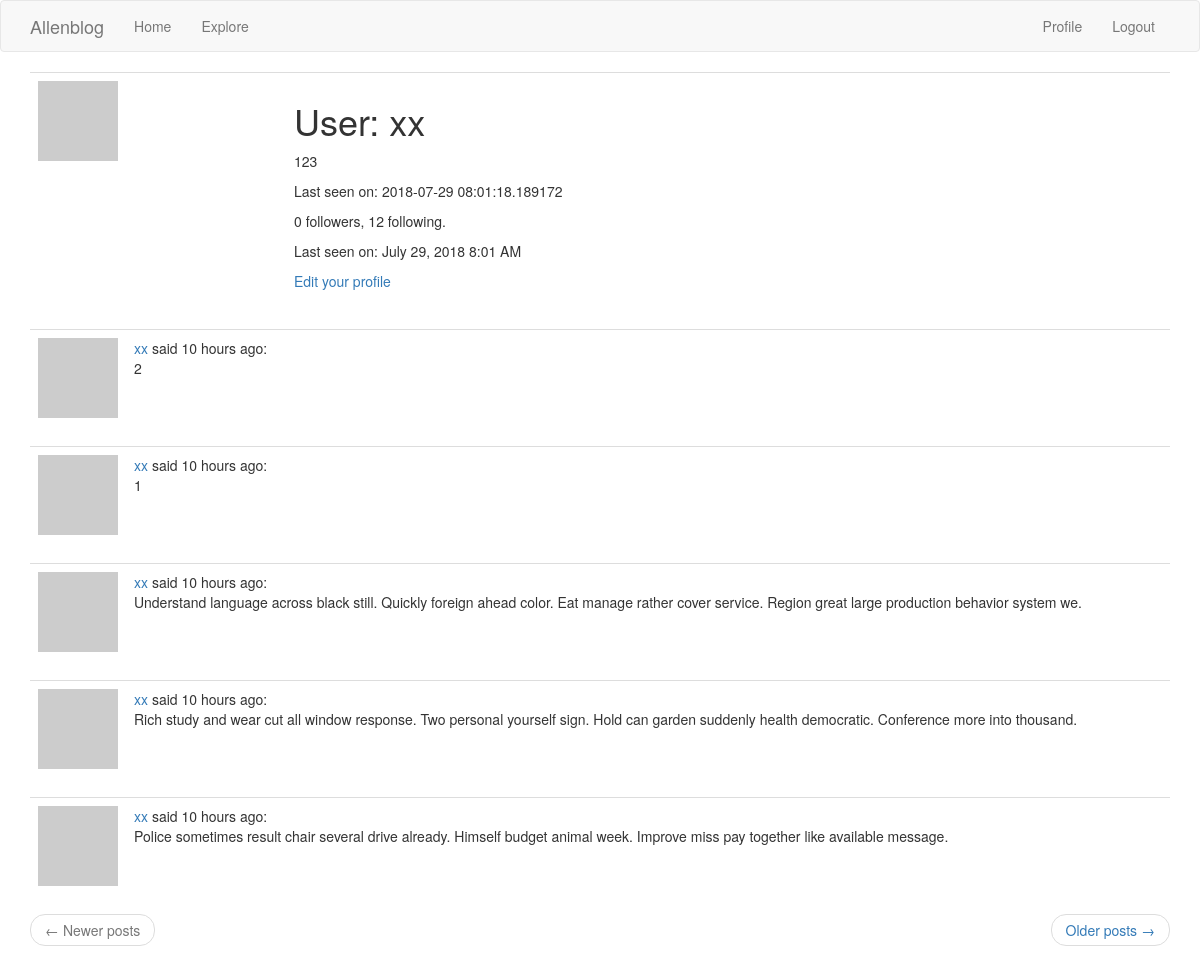
Page /user/xx/ (signed in) on the earlier database version.
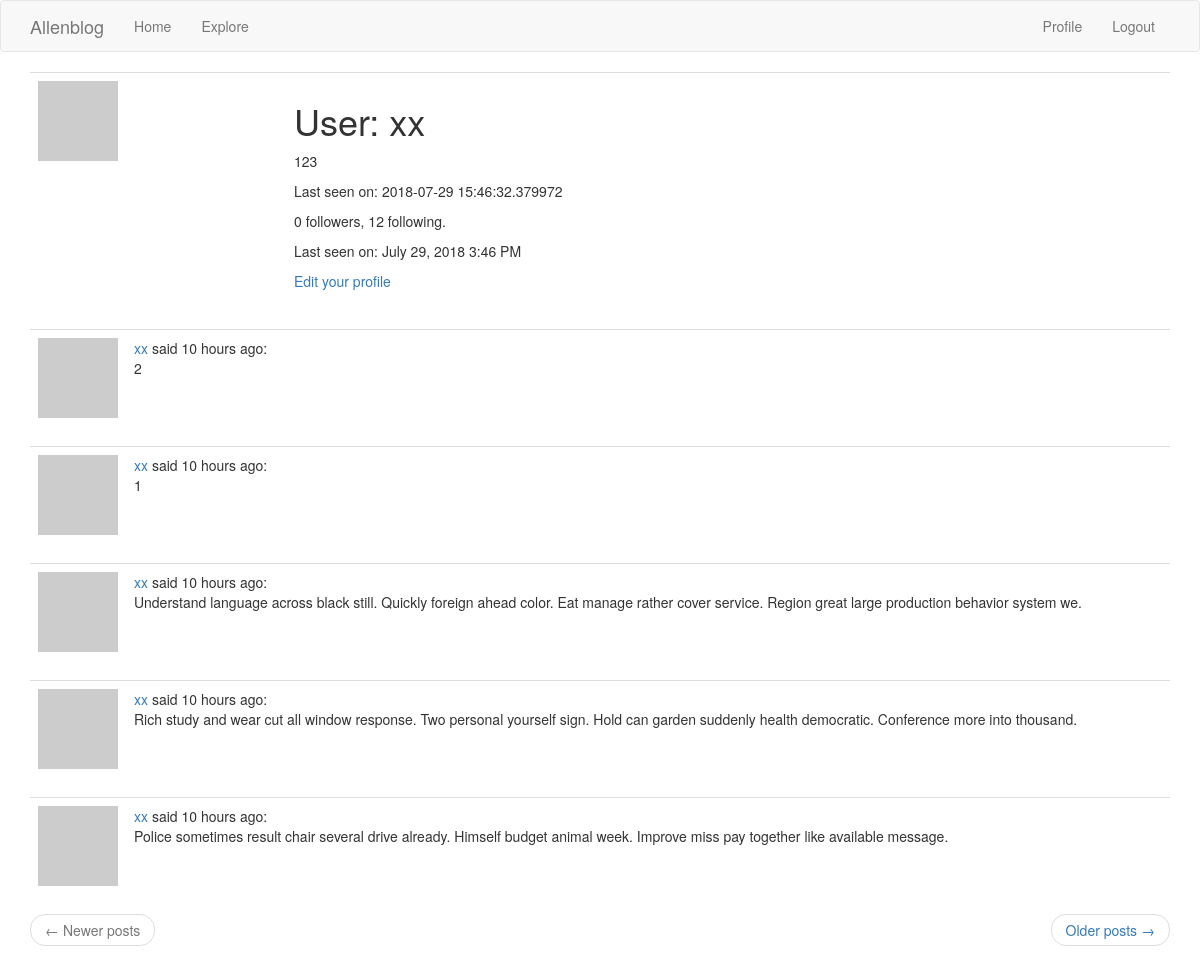
Same page on the later database version.
### app/main/models.py (models this page shows, shortened)
class User(db.Model, UserMixin):
    __tablename__ = 'user'
    id = db.Column(db.Integer, primary_key=True)
    username = db.Column(db.String(64), index=True, unique=True)
    email = db.Column(db.String(120), index=True, unique=True)
    password_hash = db.Column(db.String(128))
    posts = db.relationship('Post', backref='author', lazy='dynamic')
    about_me = db.Column(db.String(140))
    last_seen = db.Column(db.DateTime, default=datetime.utcnow)
    followed = db.relationship(
        'User', secondary=followers,
        primaryjoin=(followers.c.follower_id == id),
        secondaryjoin=(followers.c.followed_id == id),
        backref=db.backref('followers', lazy='dynamic'),
        lazy='dynamic'
    )
    def avatar(self, size):
        digest = md5(self.email.lower().encode('utf-8')).hexdigest()
        return 'https://www.gravatar.com/avatar/{}?d=identicon&s={}'.format(digest, size)

class Post(db.Model):
    __tablename__ = 'post'
    id = db.Column(db.Integer, primary_key=True)
    title = db.Column(db.String(32), index=True)
    body = db.Column(db.String(140))
    timestamp = db.Column(db.DateTime, index=True, default=datetime.utcnow)
    user_id = db.Column(db.Integer, db.ForeignKey('user.id'))

### app/main/views.py (the view)
@main.route('/user/<username>/')
@login_required
def user_profile(username):
    user = User.query.filter_by(username=username).first_or_404()
    page = request.args.get('page', 1, type=int)
    posts = user.posts.order_by(Post.timestamp.desc()).paginate(page, current_app.config['POSTS_PER_PAGE'], False)
    next_url = url_for('main.user_profile', username=user.username, page=posts.next_num) if posts.has_next else None
    prev_url = url_for('main.user_profile', username=user.username, page=posts.prev_num) if posts.has_prev else None
    return render_template('profile.html', user=user, posts=posts.items, next_url=next_url, prev_url=prev_url )

### app/main/models.py (called while the page is built)
@login_manager.user_loader
def load_user(id):
    return User.query.get(int(id))

### app/main/views.py (called while the page is built)
@main.before_request
def before_request():
    if current_user.is_authenticated:
        current_user.last_seen = datetime.utcnow()
        db.session.commit()

### app/templates/profile.html
{% extends "base.html" %}
{% block app_content %}
    <table class="table table-hover">
        <tr>
            <td width="256px"><img src="{{ user.avatar(256) }}"></td>
            <td>
                <h1>User: {{ user.username }}</h1>
                {% if user.about_me %}<p>{{ user.about_me }}</p>{% endif %}
                {% if user.last_seen %}<p>Last seen on: {{ user.last_seen }}</p>{% endif %}
                <p>{{ user.followers.count() }} followers, {{ user.followed.count() }} following.</p>
                <p>Last seen on: {{ moment(user.last_seen).format('LLL') }}</p>
                {% if user == current_user %}
                <p><a href="{{ url_for('main.edit_profile') }}">Edit your profile</a></p>
                {% elif not current_user.is_following(user) %}
                <p><a href="{{ url_for('main.follow', username=user.username) }}">Follow</a></p>
                {% else %}
                <p><a href="{{ url_for('main.unfollow', username=user.username) }}">Unfollow</a></p>
                {% endif %}
            </td>
        </tr>
    </table>
    {% for post in posts %}
        {% include '_post.html' %}
    {% endfor %}
    <nav aria-label="...">
        <ul class="pager">
            <li class="previous{% if not prev_url %} disabled{% endif %}">
                <a href="{{ prev_url or '#' }}">
                    <span aria-hidden="true">&larr;</span> Newer posts
                </a>
            </li>
            <li class="next{% if not next_url %} disabled{% endif %}">
                <a href="{{ next_url or '#' }}">
                    Older posts <span aria-hidden="true">&rarr;</span>
                </a>
            </li>
        </ul>
    </nav>
{% endblock %}

### app/templates/base.html (shortened to what this page needs)
{% extends 'bootstrap/base.html' %}
{% block navbar %}
    <nav class="navbar navbar-default">
        <div class="container">
            <div class="navbar-header">
                <a class="navbar-brand" href="{{ url_for('main.index') }}">Allenblog</a>
            </div>
            <div class="collapse navbar-collapse" id="bs-example-navbar-collapse-1">
                <ul class="nav navbar-nav">
                    <li><a href="{{ url_for('main.index') }}">Home</a></li>
                    <li><a href="{{ url_for('main.explore') }}">Explore</a></li>
                </ul>
                <ul class="nav navbar-nav navbar-right">
                    {% if current_user.is_anonymous %}
                    <li><a href="{{ url_for('main.login') }}">Login</a></li>
                    {% else %}
                    <li><a href="{{ url_for('main.user_profile', username=current_user.username) }}">Profile</a></li>
                    <li><a href="{{ url_for('main.logout') }}">Logout</a></li>
                    {% endif %}
                </ul>
            </div>
        </div>
    </nav>
{% endblock %}
{% block content %}
    <div class="container">
        {% block app_content %}{% endblock %}
    </div>
{% endblock %}

### app/templates/_post.html
    <table class="table table-hover">
        <tr>
            <td width="70px">
                <a href="{{ url_for('main.user_profile', username=post.author.username) }}">
                    <img src="{{ post.author.avatar(70) }}" />
                </a>
            </td>
            <td>
                <a href="{{ url_for('main.user_profile', username=post.author.username) }}">
                    {{ post.author.username }}
                </a>
                said {{ moment(post.timestamp).fromNow() }}:
                <br>
                {{ post.body }}
            </td>
        </tr>
    </table>

Differences in the rows shown:
changed User "xx": last_seen "2018-07-29 08:01:18.189172" → "2018-07-29 15:46:32.379972"; last_seen "July 29, 2018 8:01 AM" → "July 29, 2018 3:46 PM"
